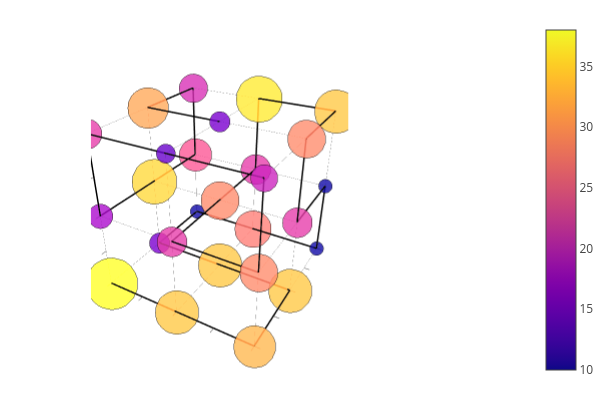

The cell this chart's notebook holds for it:
### Code cell
plot_cube_with_mutations_on_sphere(x, y, z, lx, ly, lz, PATHS[1234], n_mutations_per_position)

### Figure 1 — Plotly figure (JSON) as saved in the notebook; plotly's stock layout.template omitted (floating-point values rounded to 4 significant figures; data arrays with more than 128 entries replaced by an {"elided": "..."} marker saying what was removed)
{"data": [{"colorbar": {"len": 0.9803, "title": "", "x": 0.6634, "y": 0.5}, "legendgroup": "", "line": {"color": "rgba(0, 0, 0, 0.500)", "dash": "solid", "shape": "linear", "width": 0.5}, "mode": "lines", "name": "", "scene": "scene", "showlegend": false, "type": "scatter3d", "x": [0, 2], "xaxis": "x", "y": [0, 0], "yaxis": "y", "z": [0, 0], "zaxis": "z", "zmax": 38, "zmin": 10}, {"colorbar": {"len": 0.9803, "title": "", "x": 0.6634, "y": 0.5}, "legendgroup": "", "line": {"color": "rgba(0, 0, 0, 0.500)", "dash": "solid", "shape": "linear", "width": 0.5}, "mode": "lines", "name": "", "scene": "scene", "showlegend": false, "type": "scatter3d", "x": [0, 0], "xaxis": "x", "y": [0, 2], "yaxis": "y", "z": [0, 0], "zaxis": "z", "zmax": 38, "zmin": 10}, {"colorbar": {"len": 0.9803, "title": "", "x": 0.6634, "y": 0.5}, "legendgroup": "", "line": {"color": "rgba(0, 0, 0, 0.500)", "dash": "solid", "shape": "linear", "width": 0.5}, "mode": "lines", "name": "", "scene": "scene", "showlegend": false, "type": "scatter3d", "x": [0, 0], "xaxis": "x", "y": [0, 0], "yaxis": "y", "z": [0, 2], "zaxis": "z", "zmax": 38, "zmin": 10}, {"colorbar": {"len": 0.9803, "title": "", "x": 0.6634, "y": 0.5}, "legendgroup": "", "line": {"color": "rgba(0, 0, 0, 0.500)", "dash": "solid", "shape": "linear", "width": 0.5}, "mode": "lines", "name": "", "scene": "scene", "showlegend": false, "type": "scatter3d", "x": [0, 2], "xaxis": "x", "y": [0, 0], "yaxis": "y", "z": [1, 1], "zaxis": "z", "zmax": 38, "zmin": 10}, {"colorbar": {"len": 0.9803, "title": "", "x": 0.6634, "y": 0.5}, "legendgroup": "", "line": {"color": "rgba(0, 0, 0, 0.500)", "dash": "solid", "shape": "linear", "width": 0.5}, "mode": "lines", "name": "", "scene": "scene", "showlegend": false, "type": "scatter3d", "x": [0, 0], "xaxis": "x", "y": [0, 2], "yaxis": "y", "z": [1, 1], "zaxis": "z", "zmax": 38, "zmin": 10}, {"colorbar": {"len": 0.9803, "title": "", "x": 0.6634, "y": 0.5}, "legendgroup": "", "line": {"color": "rgba(0, 0, 0, 0.500)", "dash": "solid", "shape": "linear", "width": 0.5}, "mode": "lines", "name": "", "scene": "scene", "showlegend": false, "type": "scatter3d", "x": [0, 0], "xaxis": "x", "y": [1, 1], "yaxis": "y", "z": [0, 2], "zaxis": "z", "zmax": 38, "zmin": 10}, {"colorbar": {"len": 0.9803, "title": "", "x": 0.6634, "y": 0.5}, "legendgroup": "", "line": {"color": "rgba(0, 0, 0, 0.500)", "dash": "solid", "shape": "linear", "width": 0.5}, "mode": "lines", "name": "", "scene": "scene", "showlegend": false, "type": "scatter3d", "x": [0, 2], "xaxis": "x", "y": [0, 0], "yaxis": "y", "z": [2, 2], "zaxis": "z", "zmax": 38, "zmin": 10}, {"colorbar": {"len": 0.9803, "title": "", "x": 0.6634, "y": 0.5}, "legendgroup": "", "line": {"color": "rgba(0, 0, 0, 0.500)", "dash": "solid", "shape": "linear", "width": 0.5}, "mode": "lines", "name": "", "scene": "scene", "showlegend": false, "type": "scatter3d", "x": [0, 0], "xaxis": "x", "y": [0, 2], "yaxis": "y", "z": [2, 2], "zaxis": "z", "zmax": 38, "zmin": 10}, {"colorbar": {"len": 0.9803, "title": "", "x": 0.6634, "y": 0.5}, "legendgroup": "", "line": {"color": "rgba(0, 0, 0, 0.500)", "dash": "solid", "shape": "linear", "width": 0.5}, "mode": "lines", "name": "", "scene": "scene", "showlegend": false, "type": "scatter3d", "x": [0, 0], "xaxis": "x", "y": [2, 2], "yaxis": "y", "z": [0, 2], "zaxis": "z", "zmax": 38, "zmin": 10}, {"colorbar": {"len": 0.9803, "title": "", "x": 0.6634, "y": 0.5}, "legendgroup": "", "line": {"color": "rgba(0, 0, 0, 0.500)", "dash": "solid", "shape": "linear", "width": 0.5}, "mode": "lines", "name": "", "scene": "scene", "showlegend": false, "type": "scatter3d", "x": [0, 2], "xaxis": "x", "y": [1, 1], "yaxis": "y", "z": [0, 0], "zaxis": "z", "zmax": 38, "zmin": 10}, {"colorbar": {"len": 0.9803, "title": "", "x": 0.6634, "y": 0.5}, "legendgroup": "", "line": {"color": "rgba(0, 0, 0, 0.500)", "dash": "solid", "shape": "linear", "width": 0.5}, "mode": "lines", "name": "", "scene": "scene", "showlegend": false, "type": "scatter3d", "x": [1, 1], "xaxis": "x", "y": [0, 2], "yaxis": "y", "z": [0, 0], "zaxis": "z", "zmax": 38, "zmin": 10}, {"colorbar": {"len": 0.9803, "title": "", "x": 0.6634, "y": 0.5}, "legendgroup": "", "line": {"color": "rgba(0, 0, 0, 0.500)", "dash": "solid", "shape": "linear", "width": 0.5}, "mode": "lines", "name": "", "scene": "scene", "showlegend": false, "type": "scatter3d", "x": [1, 1], "xaxis": "x", "y": [0, 0], "yaxis": "y", "z": [0, 2], "zaxis": "z", "zmax": 38, "zmin": 10}, {"colorbar": {"len": 0.9803, "title": "", "x": 0.6634, "y": 0.5}, "legendgroup": "", "line": {"color": "rgba(0, 0, 0, 0.500)", "dash": "solid", "shape": "linear", "width": 0.5}, "mode": "lines", "name": "", "scene": "scene", "showlegend": false, "type": "scatter3d", "x": [0, 2], "xaxis": "x", "y": [1, 1], "yaxis": "y", "z": [1, 1], "zaxis": "z", "zmax": 38, "zmin": 10}, {"colorbar": {"len": 0.9803, "title": "", "x": 0.6634, "y": 0.5}, "legendgroup": "", "line": {"color": "rgba(0, 0, 0, 0.500)", "dash": "solid", "shape": "linear", "width": 0.5}, "mode": "lines", "name": "", "scene": "scene", "showlegend": false, "type": "scatter3d", "x": [1, 1], "xaxis": "x", "y": [0, 2], "yaxis": "y", "z": [1, 1], "zaxis": "z", "zmax": 38, "zmin": 10}, {"colorbar": {"len": 0.9803, "title": "", "x": 0.6634, "y": 0.5}, "legendgroup": "", "line": {"color": "rgba(0, 0, 0, 0.500)", "dash": "solid", "shape": "linear", "width": 0.5}, "mode": "lines", "name": "", "scene": "scene", "showlegend": false, "type": "scatter3d", "x": [1, 1], "xaxis": "x", "y": [1, 1], "yaxis": "y", "z": [0, 2], "zaxis": "z", "zmax": 38, "zmin": 10}, {"colorbar": {"len": 0.9803, "title": "", "x": 0.6634, "y": 0.5}, "legendgroup": "", "line": {"color": "rgba(0, 0, 0, 0.500)", "dash": "solid", "shape": "linear", "width": 0.5}, "mode": "lines", "name": "", "scene": "scene", "showlegend": false, "type": "scatter3d", "x": [0, 2], "xaxis": "x", "y": [1, 1], "yaxis": "y", "z": [2, 2], "zaxis": "z", "zmax": 38, "zmin": 10}, {"colorbar": {"len": 0.9803, "title": "", "x": 0.6634, "y": 0.5}, "legendgroup": "", "line": {"color": "rgba(0, 0, 0, 0.500)", "dash": "solid", "shape": "linear", "width": 0.5}, "mode": "lines", "name": "", "scene": "scene", "showlegend": false, "type": "scatter3d", "x": [1, 1], "xaxis": "x", "y": [0, 2], "yaxis": "y", "z": [2, 2], "zaxis": "z", "zmax": 38, "zmin": 10}, {"colorbar": {"len": 0.9803, "title": "", "x": 0.6634, "y": 0.5}, "legendgroup": "", "line": {"color": "rgba(0, 0, 0, 0.500)", "dash": "solid", "shape": "linear", "width": 0.5}, "mode": "lines", "name": "", "scene": "scene", "showlegend": false, "type": "scatter3d", "x": [1, 1], "xaxis": "x", "y": [2, 2], "yaxis": "y", "z": [0, 2], "zaxis": "z", "zmax": 38, "zmin": 10}, {"colorbar": {"len": 0.9803, "title": "", "x": 0.6634, "y": 0.5}, "legendgroup": "", "line": {"color": "rgba(0, 0, 0, 0.500)", "dash": "solid", "shape": "linear", "width": 0.5}, "mode": "lines", "name": "", "scene": "scene", "showlegend": false, "type": "scatter3d", "x": [0, 2], "xaxis": "x", "y": [2, 2], "yaxis": "y", "z": [0, 0], "zaxis": "z", "zmax": 38, "zmin": 10}, {"colorbar": {"len": 0.9803, "title": "", "x": 0.6634, "y": 0.5}, "legendgroup": "", "line": {"color": "rgba(0, 0, 0, 0.500)", "dash": "solid", "shape": "linear", "width": 0.5}, "mode": "lines", "name": "", "scene": "scene", "showlegend": false, "type": "scatter3d", "x": [2, 2], "xaxis": "x", "y": [0, 2], "yaxis": "y", "z": [0, 0], "zaxis": "z", "zmax": 38, "zmin": 10}, {"colorbar": {"len": 0.9803, "title": "", "x": 0.6634, "y": 0.5}, "legendgroup": "", "line": {"color": "rgba(0, 0, 0, 0.500)", "dash": "solid", "shape": "linear", "width": 0.5}, "mode": "lines", "name": "", "scene": "scene", "showlegend": false, "type": "scatter3d", "x": [2, 2], "xaxis": "x", "y": [0, 0], "yaxis": "y", "z": [0, 2], "zaxis": "z", "zmax": 38, "zmin": 10}, {"colorbar": {"len": 0.9803, "title": "", "x": 0.6634, "y": 0.5}, "legendgroup": "", "line": {"color": "rgba(0, 0, 0, 0.500)", "dash": "solid", "shape": "linear", "width": 0.5}, "mode": "lines", "name": "", "scene": "scene", "showlegend": false, "type": "scatter3d", "x": [0, 2], "xaxis": "x", "y": [2, 2], "yaxis": "y", "z": [1, 1], "zaxis": "z", "zmax": 38, "zmin": 10}, {"colorbar": {"len": 0.9803, "title": "", "x": 0.6634, "y": 0.5}, "legendgroup": "", "line": {"color": "rgba(0, 0, 0, 0.500)", "dash": "solid", "shape": "linear", "width": 0.5}, "mode": "lines", "name": "", "scene": "scene", "showlegend": false, "type": "scatter3d", "x": [2, 2], "xaxis": "x", "y": [0, 2], "yaxis": "y", "z": [1, 1], "zaxis": "z", "zmax": 38, "zmin": 10}, {"colorbar": {"len": 0.9803, "title": "", "x": 0.6634, "y": 0.5}, "legendgroup": "", "line": {"color": "rgba(0, 0, 0, 0.500)", "dash": "solid", "shape": "linear", "width": 0.5}, "mode": "lines", "name": "", "scene": "scene", "showlegend": false, "type": "scatter3d", "x": [2, 2], "xaxis": "x", "y": [1, 1], "yaxis": "y", "z": [0, 2], "zaxis": "z", "zmax": 38, "zmin": 10}, {"colorbar": {"len": 0.9803, "title": "", "x": 0.6634, "y": 0.5}, "legendgroup": "", "line": {"color": "rgba(0, 0, 0, 0.500)", "dash": "solid", "shape": "linear", "width": 0.5}, "mode": "lines", "name": "", "scene": "scene", "showlegend": false, "type": "scatter3d", "x": [0, 2], "xaxis": "x", "y": [2, 2], "yaxis": "y", "z": [2, 2], "zaxis": "z", "zmax": 38, "zmin": 10}, {"colorbar": {"len": 0.9803, "title": "", "x": 0.6634, "y": 0.5}, "legendgroup": "", "line": {"color": "rgba(0, 0, 0, 0.500)", "dash": "solid", "shape": "linear", "width": 0.5}, "mode": "lines", "name": "", "scene": "scene", "showlegend": false, "type": "scatter3d", "x": [2, 2], "xaxis": "x", "y": [0, 2], "yaxis": "y", "z": [2, 2], "zaxis": "z", "zmax": 38, "zmin": 10}, {"colorbar": {"len": 0.9803, "title": "", "x": 0.6634, "y": 0.5}, "legendgroup": "", "line": {"color": "rgba(0, 0, 0, 0.500)", "dash": "solid", "shape": "linear", "width": 0.5}, "mode": "lines", "name": "", "scene": "scene", "showlegend": false, "type": "scatter3d", "x": [2, 2], "xaxis": "x", "y": [2, 2], "yaxis": "y", "z": [0, 2], "zaxis": "z", "zmax": 38, "zmin": 10}, {"colorbar": {"len": 0.9803, "title": "", "x": 0.6634, "y": 0.5}, "legendgroup": "", "line": {"color": "rgba(0, 0, 0, 1.000)", "dash": "solid", "shape": "linear", "width": 3}, "mode": "lines", "name": "", "scene": "scene", "showlegend": false, "type": "scatter3d", "x": [0, 1], "xaxis": "x", "y": [0, 0], "yaxis": "y", "z": [0, 0], "zaxis": "z", "zmax": 38, "zmin": 10}, {"colorbar": {"len": 0.9803, "title": "", "x": 0.6634, "y": 0.5}, "legendgroup": "", "line": {"color": "rgba(0, 0, 0, 1.000)", "dash": "solid", "shape": "linear", "width": 3}, "mode": "lines", "name": "", "scene": "scene", "showlegend": false, "type": "scatter3d", "x": [1, 2], "xaxis": "x", "y": [0, 0], "yaxis": "y", "z": [0, 0], "zaxis": "z", "zmax": 38, "zmin": 10}, {"colorbar": {"len": 0.9803, "title": "", "x": 0.6634, "y": 0.5}, "legendgroup": "", "line": {"color": "rgba(0, 0, 0, 1.000)", "dash": "solid", "shape": "linear", "width": 3}, "mode": "lines", "name": "", "scene": "scene", "showlegend": false, "type": "scatter3d", "x": [2, 2], "xaxis": "x", "y": [0, 1], "yaxis": "y", "z": [0, 0], "zaxis": "z", "zmax": 38, "zmin": 10}, {"colorbar": {"len": 0.9803, "title": "", "x": 0.6634, "y": 0.5}, "legendgroup": "", "line": {"color": "rgba(0, 0, 0, 1.000)", "dash": "solid", "shape": "linear", "width": 3}, "mode": "lines", "name": "", "scene": "scene", "showlegend": false, "type": "scatter3d", "x": [2, 1], "xaxis": "x", "y": [1, 1], "yaxis": "y", "z": [0, 0], "zaxis": "z", "zmax": 38, "zmin": 10}, {"colorbar": {"len": 0.9803, "title": "", "x": 0.6634, "y": 0.5}, "legendgroup": "", "line": {"color": "rgba(0, 0, 0, 1.000)", "dash": "solid", "shape": "linear", "width": 3}, "mode": "lines", "name": "", "scene": "scene", "showlegend": false, "type": "scatter3d", "x": [1, 0], "xaxis": "x", "y": [1, 1], "yaxis": "y", "z": [0, 0], "zaxis": "z", "zmax": 38, "zmin": 10}, {"colorbar": {"len": 0.9803, "title": "", "x": 0.6634, "y": 0.5}, "legendgroup": "", "line": {"color": "rgba(0, 0, 0, 1.000)", "dash": "solid", "shape": "linear", "width": 3}, "mode": "lines", "name": "", "scene": "scene", "showlegend": false, "type": "scatter3d", "x": [0, 0], "xaxis": "x", "y": [1, 2], "yaxis": "y", "z": [0, 0], "zaxis": "z", "zmax": 38, "zmin": 10}, {"colorbar": {"len": 0.9803, "title": "", "x": 0.6634, "y": 0.5}, "legendgroup": "", "line": {"color": "rgba(0, 0, 0, 1.000)", "dash": "solid", "shape": "linear", "width": 3}, "mode": "lines", "name": "", "scene": "scene", "showlegend": false, "type": "scatter3d", "x": [0, 1], "xaxis": "x", "y": [2, 2], "yaxis": "y", "z": [0, 0], "zaxis": "z", "zmax": 38, "zmin": 10}, {"colorbar": {"len": 0.9803, "title": "", "x": 0.6634, "y": 0.5}, "legendgroup": "", "line": {"color": "rgba(0, 0, 0, 1.000)", "dash": "solid", "shape": "linear", "width": 3}, "mode": "lines", "name": "", "scene": "scene", "showlegend": false, "type": "scatter3d", "x": [1, 2], "xaxis": "x", "y": [2, 2], "yaxis": "y", "z": [0, 0], "zaxis": "z", "zmax": 38, "zmin": 10}, {"colorbar": {"len": 0.9803, "title": "", "x": 0.6634, "y": 0.5}, "legendgroup": "", "line": {"color": "rgba(0, 0, 0, 1.000)", "dash": "solid", "shape": "linear", "width": 3}, "mode": "lines", "name": "", "scene": "scene", "showlegend": false, "type": "scatter3d", "x": [2, 2], "xaxis": "x", "y": [2, 2], "yaxis": "y", "z": [0, 1], "zaxis": "z", "zmax": 38, "zmin": 10}, {"colorbar": {"len": 0.9803, "title": "", "x": 0.6634, "y": 0.5}, "legendgroup": "", "line": {"color": "rgba(0, 0, 0, 1.000)", "dash": "solid", "shape": "linear", "width": 3}, "mode": "lines", "name": "", "scene": "scene", "showlegend": false, "type": "scatter3d", "x": [2, 2], "xaxis": "x", "y": [2, 1], "yaxis": "y", "z": [1, 1], "zaxis": "z", "zmax": 38, "zmin": 10}, {"colorbar": {"len": 0.9803, "title": "", "x": 0.6634, "y": 0.5}, "legendgroup": "", "line": {"color": "rgba(0, 0, 0, 1.000)", "dash": "solid", "shape": "linear", "width": 3}, "mode": "lines", "name": "", "scene": "scene", "showlegend": false, "type": "scatter3d", "x": [2, 2], "xaxis": "x", "y": [1, 1], "yaxis": "y", "z": [1, 2], "zaxis": "z", "zmax": 38, "zmin": 10}, {"colorbar": {"len": 0.9803, "title": "", "x": 0.6634, "y": 0.5}, "legendgroup": "", "line": {"color": "rgba(0, 0, 0, 1.000)", "dash": "solid", "shape": "linear", "width": 3}, "mode": "lines", "name": "", "scene": "scene", "showlegend": false, "type": "scatter3d", "x": [2, 2], "xaxis": "x", "y": [1, 2], "yaxis": "y", "z": [2, 2], "zaxis": "z", "zmax": 38, "zmin": 10}, {"colorbar": {"len": 0.9803, "title": "", "x": 0.6634, "y": 0.5}, "legendgroup": "", "line": {"color": "rgba(0, 0, 0, 1.000)", "dash": "solid", "shape": "linear", "width": 3}, "mode": "lines", "name": "", "scene": "scene", "showlegend": false, "type": "scatter3d", "x": [2, 1], "xaxis": "x", "y": [2, 2], "yaxis": "y", "z": [2, 2], "zaxis": "z", "zmax": 38, "zmin": 10}, {"colorbar": {"len": 0.9803, "title": "", "x": 0.6634, "y": 0.5}, "legendgroup": "", "line": {"color": "rgba(0, 0, 0, 1.000)", "dash": "solid", "shape": "linear", "width": 3}, "mode": "lines", "name": "", "scene": "scene", "showlegend": false, "type": "scatter3d", "x": [1, 1], "xaxis": "x", "y": [2, 2], "yaxis": "y", "z": [2, 1], "zaxis": "z", "zmax": 38, "zmin": 10}, {"colorbar": {"len": 0.9803, "title": "", "x": 0.6634, "y": 0.5}, "legendgroup": "", "line": {"color": "rgba(0, 0, 0, 1.000)", "dash": "solid", "shape": "linear", "width": 3}, "mode": "lines", "name": "", "scene": "scene", "showlegend": false, "type": "scatter3d", "x": [1, 1], "xaxis": "x", "y": [2, 1], "yaxis": "y", "z": [1, 1], "zaxis": "z", "zmax": 38, "zmin": 10}, {"colorbar": {"len": 0.9803, "title": "", "x": 0.6634, "y": 0.5}, "legendgroup": "", "line": {"color": "rgba(0, 0, 0, 1.000)", "dash": "solid", "shape": "linear", "width": 3}, "mode": "lines", "name": "", "scene": "scene", "showlegend": false, "type": "scatter3d", "x": [1, 1], "xaxis": "x", "y": [1, 0], "yaxis": "y", "z": [1, 1], "zaxis": "z", "zmax": 38, "zmin": 10}, {"colorbar": {"len": 0.9803, "title": "", "x": 0.6634, "y": 0.5}, "legendgroup": "", "line": {"color": "rgba(0, 0, 0, 1.000)", "dash": "solid", "shape": "linear", "width": 3}, "mode": "lines", "name": "", "scene": "scene", "showlegend": false, "type": "scatter3d", "x": [1, 2], "xaxis": "x", "y": [0, 0], "yaxis": "y", "z": [1, 1], "zaxis": "z", "zmax": 38, "zmin": 10}, {"colorbar": {"len": 0.9803, "title": "", "x": 0.6634, "y": 0.5}, "legendgroup": "", "line": {"color": "rgba(0, 0, 0, 1.000)", "dash": "solid", "shape": "linear", "width": 3}, "mode": "lines", "name": "", "scene": "scene", "showlegend": false, "type": "scatter3d", "x": [2, 2], "xaxis": "x", "y": [0, 0], "yaxis": "y", "z": [1, 2], "zaxis": "z", "zmax": 38, "zmin": 10}, {"colorbar": {"len": 0.9803, "title": "", "x": 0.6634, "y": 0.5}, "legendgroup": "", "line": {"color": "rgba(0, 0, 0, 1.000)", "dash": "solid", "shape": "linear", "width": 3}, "mode": "lines", "name": "", "scene": "scene", "showlegend": false, "type": "scatter3d", "x": [2, 1], "xaxis": "x", "y": [0, 0], "yaxis": "y", "z": [2, 2], "zaxis": "z", "zmax": 38, "zmin": 10}, {"colorbar": {"len": 0.9803, "title": "", "x": 0.6634, "y": 0.5}, "legendgroup": "", "line": {"color": "rgba(0, 0, 0, 1.000)", "dash": "solid", "shape": "linear", "width": 3}, "mode": "lines", "name": "", "scene": "scene", "showlegend": false, "type": "scatter3d", "x": [1, 0], "xaxis": "x", "y": [0, 0], "yaxis": "y", "z": [2, 2], "zaxis": "z", "zmax": 38, "zmin": 10}, {"colorbar": {"len": 0.9803, "title": "", "x": 0.6634, "y": 0.5}, "legendgroup": "", "line": {"color": "rgba(0, 0, 0, 1.000)", "dash": "solid", "shape": "linear", "width": 3}, "mode": "lines", "name": "", "scene": "scene", "showlegend": false, "type": "scatter3d", "x": [0, 0], "xaxis": "x", "y": [0, 0], "yaxis": "y", "z": [2, 1], "zaxis": "z", "zmax": 38, "zmin": 10}, {"colorbar": {"len": 0.9803, "title": "", "x": 0.6634, "y": 0.5}, "legendgroup": "", "line": {"color": "rgba(0, 0, 0, 1.000)", "dash": "solid", "shape": "linear", "width": 3}, "mode": "lines", "name": "", "scene": "scene", "showlegend": false, "type": "scatter3d", "x": [0, 0], "xaxis": "x", "y": [0, 1], "yaxis": "y", "z": [1, 1], "zaxis": "z", "zmax": 38, "zmin": 10}, {"colorbar": {"len": 0.9803, "title": "", "x": 0.6634, "y": 0.5}, "legendgroup": "", "line": {"color": "rgba(0, 0, 0, 1.000)", "dash": "solid", "shape": "linear", "width": 3}, "mode": "lines", "name": "", "scene": "scene", "showlegend": false, "type": "scatter3d", "x": [0, 0], "xaxis": "x", "y": [1, 2], "yaxis": "y", "z": [1, 1], "zaxis": "z", "zmax": 38, "zmin": 10}, {"colorbar": {"len": 0.9803, "title": "", "x": 0.6634, "y": 0.5}, "legendgroup": "", "line": {"color": "rgba(0, 0, 0, 1.000)", "dash": "solid", "shape": "linear", "width": 3}, "mode": "lines", "name": "", "scene": "scene", "showlegend": false, "type": "scatter3d", "x": [0, 0], "xaxis": "x", "y": [2, 2], "yaxis": "y", "z": [1, 2], "zaxis": "z", "zmax": 38, "zmin": 10}, {"colorbar": {"len": 0.9803, "title": "", "x": 0.6634, "y": 0.5}, "legendgroup": "", "line": {"color": "rgba(0, 0, 0, 1.000)", "dash": "solid", "shape": "linear", "width": 3}, "mode": "lines", "name": "", "scene": "scene", "showlegend": false, "type": "scatter3d", "x": [0, 0], "xaxis": "x", "y": [2, 1], "yaxis": "y", "z": [2, 2], "zaxis": "z", "zmax": 38, "zmin": 10}, {"colorbar": {"len": 0.9803, "title": "", "x": 0.6634, "y": 0.5}, "legendgroup": "", "line": {"color": "rgba(0, 0, 0, 1.000)", "dash": "solid", "shape": "linear", "width": 3}, "mode": "lines", "name": "", "scene": "scene", "showlegend": false, "type": "scatter3d", "x": [0, 1], "xaxis": "x", "y": [1, 1], "yaxis": "y", "z": [2, 2], "zaxis": "z", "zmax": 38, "zmin": 10}, {"colorbar": {"len": 0.9803, "title": "", "x": 0.6634, "y": 0.5}, "hoverinfo": "text", "legendgroup": "", "marker": {"color": "rgba(240, 249, 33, 0.800)", "line": {"color": "rgba(0, 0, 0, 0.800)", "width": 0.5}, "size": 30, "symbol": "circle"}, "mode": "markers", "name": "", "scene": "scene", "showlegend": false, "text": [15], "type": "scatter3d", "x": [0], "xaxis": "x", "y": [0], "yaxis": "y", "z": [0], "zaxis": "z", "zmax": 38, "zmin": 10}, {"colorbar": {"len": 0.9803, "title": "", "x": 0.6634, "y": 0.5}, "hoverinfo": "text", "legendgroup": "", "marker": {"color": "rgba(251, 161, 57, 0.800)", "line": {"color": "rgba(0, 0, 0, 0.800)", "width": 0.5}, "size": 25.26, "symbol": "circle"}, "mode": "markers", "name": "", "scene": "scene", "showlegend": false, "text": [12.63], "type": "scatter3d", "x": [1], "xaxis": "x", "y": [0], "yaxis": "y", "z": [0], "zaxis": "z", "zmax": 38, "zmin": 10}, {"colorbar": {"len": 0.9803, "title": "", "x": 0.6634, "y": 0.5}, "hoverinfo": "text", "legendgroup": "", "marker": {"color": "rgba(248, 148, 65, 0.800)", "line": {"color": "rgba(0, 0, 0, 0.800)", "width": 0.5}, "size": 24.47, "symbol": "circle"}, "mode": "markers", "name": "", "scene": "scene", "showlegend": false, "text": [12.24], "type": "scatter3d", "x": [2], "xaxis": "x", "y": [0], "yaxis": "y", "z": [0], "zaxis": "z", "zmax": 38, "zmin": 10}, {"colorbar": {"len": 0.9803, "title": "", "x": 0.6634, "y": 0.5}, "hoverinfo": "text", "legendgroup": "", "marker": {"color": "rgba(98, 0, 167, 0.800)", "line": {"color": "rgba(0, 0, 0, 0.800)", "width": 0.5}, "size": 11.84, "symbol": "circle"}, "mode": "markers", "name": "", "scene": "scene", "showlegend": false, "text": [5.921], "type": "scatter3d", "x": [0], "xaxis": "x", "y": [1], "yaxis": "y", "z": [0], "zaxis": "z", "zmax": 38, "zmin": 10}, {"colorbar": {"len": 0.9803, "title": "", "x": 0.6634, "y": 0.5}, "hoverinfo": "text", "legendgroup": "", "marker": {"color": "rgba(251, 161, 57, 0.800)", "line": {"color": "rgba(0, 0, 0, 0.800)", "width": 0.5}, "size": 25.26, "symbol": "circle"}, "mode": "markers", "name": "", "scene": "scene", "showlegend": false, "text": [12.63], "type": "scatter3d", "x": [1], "xaxis": "x", "y": [1], "yaxis": "y", "z": [0], "zaxis": "z", "zmax": 38, "zmin": 10}, {"colorbar": {"len": 0.9803, "title": "", "x": 0.6634, "y": 0.5}, "hoverinfo": "text", "legendgroup": "", "marker": {"color": "rgba(251, 161, 57, 0.800)", "line": {"color": "rgba(0, 0, 0, 0.800)", "width": 0.5}, "size": 25.26, "symbol": "circle"}, "mode": "markers", "name": "", "scene": "scene", "showlegend": false, "text": [12.63], "type": "scatter3d", "x": [2], "xaxis": "x", "y": [1], "yaxis": "y", "z": [0], "zaxis": "z", "zmax": 38, "zmin": 10}, {"colorbar": {"len": 0.9803, "title": "", "x": 0.6634, "y": 0.5}, "hoverinfo": "text", "legendgroup": "", "marker": {"color": "rgba(13, 8, 135, 0.800)", "line": {"color": "rgba(0, 0, 0, 0.800)", "width": 0.5}, "size": 7.895, "symbol": "circle"}, "mode": "markers", "name": "", "scene": "scene", "showlegend": false, "text": [3.947], "type": "scatter3d", "x": [0], "xaxis": "x", "y": [2], "yaxis": "y", "z": [0], "zaxis": "z", "zmax": 38, "zmin": 10}, {"colorbar": {"len": 0.9803, "title": "", "x": 0.6634, "y": 0.5}, "hoverinfo": "text", "legendgroup": "", "marker": {"color": "rgba(226, 102, 96, 0.800)", "line": {"color": "rgba(0, 0, 0, 0.800)", "width": 0.5}, "size": 21.32, "symbol": "circle"}, "mode": "markers", "name": "", "scene": "scene", "showlegend": false, "text": [10.66], "type": "scatter3d", "x": [1], "xaxis": "x", "y": [2], "yaxis": "y", "z": [0], "zaxis": "z", "zmax": 38, "zmin": 10}, {"colorbar": {"len": 0.9803, "title": "", "x": 0.6634, "y": 0.5}, "hoverinfo": "text", "legendgroup": "", "marker": {"color": "rgba(13, 8, 135, 0.800)", "line": {"color": "rgba(0, 0, 0, 0.800)", "width": 0.5}, "size": 7.895, "symbol": "circle"}, "mode": "markers", "name": "", "scene": "scene", "showlegend": false, "text": [3.947], "type": "scatter3d", "x": [2], "xaxis": "x", "y": [2], "yaxis": "y", "z": [0], "zaxis": "z", "zmax": 38, "zmin": 10}, {"colorbar": {"len": 0.9803, "title": "", "x": 0.6634, "y": 0.5}, "hoverinfo": "text", "legendgroup": "", "marker": {"color": "rgba(139, 10, 165, 0.800)", "line": {"color": "rgba(0, 0, 0, 0.800)", "width": 0.5}, "size": 14.21, "symbol": "circle"}, "mode": "markers", "name": "", "scene": "scene", "showlegend": false, "text": [7.105], "type": "scatter3d", "x": [0], "xaxis": "x", "y": [0], "yaxis": "y", "z": [1], "zaxis": "z", "zmax": 38, "zmin": 10}, {"colorbar": {"len": 0.9803, "title": "", "x": 0.6634, "y": 0.5}, "hoverinfo": "text", "legendgroup": "", "marker": {"color": "rgba(185, 50, 137, 0.800)", "line": {"color": "rgba(0, 0, 0, 0.800)", "width": 0.5}, "size": 17.37, "symbol": "circle"}, "mode": "markers", "name": "", "scene": "scene", "showlegend": false, "text": [8.684], "type": "scatter3d", "x": [1], "xaxis": "x", "y": [0], "yaxis": "y", "z": [1], "zaxis": "z", "zmax": 38, "zmin": 10}, {"colorbar": {"len": 0.9803, "title": "", "x": 0.6634, "y": 0.5}, "hoverinfo": "text", "legendgroup": "", "marker": {"color": "rgba(233, 113, 88, 0.800)", "line": {"color": "rgba(0, 0, 0, 0.800)", "width": 0.5}, "size": 22.11, "symbol": "circle"}, "mode": "markers", "name": "", "scene": "scene", "showlegend": false, "text": [11.05], "type": "scatter3d", "x": [2], "xaxis": "x", "y": [0], "yaxis": "y", "z": [1], "zaxis": "z", "zmax": 38, "zmin": 10}, {"colorbar": {"len": 0.9803, "title": "", "x": 0.6634, "y": 0.5}, "hoverinfo": "text", "legendgroup": "", "marker": {"color": "rgba(253, 174, 49, 0.800)", "line": {"color": "rgba(0, 0, 0, 0.800)", "width": 0.5}, "size": 26.05, "symbol": "circle"}, "mode": "markers", "name": "", "scene": "scene", "showlegend": false, "text": [13.03], "type": "scatter3d", "x": [0], "xaxis": "x", "y": [1], "yaxis": "y", "z": [1], "zaxis": "z", "zmax": 38, "zmin": 10}, {"colorbar": {"len": 0.9803, "title": "", "x": 0.6634, "y": 0.5}, "hoverinfo": "text", "legendgroup": "", "marker": {"color": "rgba(233, 113, 88, 0.800)", "line": {"color": "rgba(0, 0, 0, 0.800)", "width": 0.5}, "size": 22.11, "symbol": "circle"}, "mode": "markers", "name": "", "scene": "scene", "showlegend": false, "text": [11.05], "type": "scatter3d", "x": [1], "xaxis": "x", "y": [1], "yaxis": "y", "z": [1], "zaxis": "z", "zmax": 38, "zmin": 10}, {"colorbar": {"len": 0.9803, "title": "", "x": 0.6634, "y": 0.5}, "hoverinfo": "text", "legendgroup": "", "marker": {"color": "rgba(185, 50, 137, 0.800)", "line": {"color": "rgba(0, 0, 0, 0.800)", "width": 0.5}, "size": 17.37, "symbol": "circle"}, "mode": "markers", "name": "", "scene": "scene", "showlegend": false, "text": [8.684], "type": "scatter3d", "x": [2], "xaxis": "x", "y": [1], "yaxis": "y", "z": [1], "zaxis": "z", "zmax": 38, "zmin": 10}, {"colorbar": {"len": 0.9803, "title": "", "x": 0.6634, "y": 0.5}, "hoverinfo": "text", "legendgroup": "", "marker": {"color": "rgba(203, 71, 120, 0.800)", "line": {"color": "rgba(0, 0, 0, 0.800)", "width": 0.5}, "size": 18.95, "symbol": "circle"}, "mode": "markers", "name": "", "scene": "scene", "showlegend": false, "text": [9.474], "type": "scatter3d", "x": [0], "xaxis": "x", "y": [2], "yaxis": "y", "z": [1], "zaxis": "z", "zmax": 38, "zmin": 10}, {"colorbar": {"len": 0.9803, "title": "", "x": 0.6634, "y": 0.5}, "hoverinfo": "text", "legendgroup": "", "marker": {"color": "rgba(185, 50, 137, 0.800)", "line": {"color": "rgba(0, 0, 0, 0.800)", "width": 0.5}, "size": 17.37, "symbol": "circle"}, "mode": "markers", "name": "", "scene": "scene", "showlegend": false, "text": [8.684], "type": "scatter3d", "x": [1], "xaxis": "x", "y": [2], "yaxis": "y", "z": [1], "zaxis": "z", "zmax": 38, "zmin": 10}, {"colorbar": {"len": 0.9803, "title": "", "x": 0.6634, "y": 0.5}, "hoverinfo": "text", "legendgroup": "", "marker": {"color": "rgba(13, 8, 135, 0.800)", "line": {"color": "rgba(0, 0, 0, 0.800)", "width": 0.5}, "size": 7.895, "symbol": "circle"}, "mode": "markers", "name": "", "scene": "scene", "showlegend": false, "text": [3.947], "type": "scatter3d", "x": [2], "xaxis": "x", "y": [2], "yaxis": "y", "z": [1], "zaxis": "z", "zmax": 38, "zmin": 10}, {"colorbar": {"len": 0.9803, "title": "", "x": 0.6634, "y": 0.5}, "hoverinfo": "text", "legendgroup": "", "marker": {"color": "rgba(185, 50, 137, 0.800)", "line": {"color": "rgba(0, 0, 0, 0.800)", "width": 0.5}, "size": 17.37, "symbol": "circle"}, "mode": "markers", "name": "", "scene": "scene", "showlegend": false, "text": [8.684], "type": "scatter3d", "x": [0], "xaxis": "x", "y": [0], "yaxis": "y", "z": [2], "zaxis": "z", "zmax": 38, "zmin": 10}, {"colorbar": {"len": 0.9803, "title": "", "x": 0.6634, "y": 0.5}, "hoverinfo": "text", "legendgroup": "", "marker": {"color": "rgba(84, 2, 163, 0.800)", "line": {"color": "rgba(0, 0, 0, 0.800)", "width": 0.5}, "size": 11.05, "symbol": "circle"}, "mode": "markers", "name": "", "scene": "scene", "showlegend": false, "text": [5.526], "type": "scatter3d", "x": [1], "xaxis": "x", "y": [0], "yaxis": "y", "z": [2], "zaxis": "z", "zmax": 38, "zmin": 10}, {"colorbar": {"len": 0.9803, "title": "", "x": 0.6634, "y": 0.5}, "hoverinfo": "text", "legendgroup": "", "marker": {"color": "rgba(164, 30, 153, 0.800)", "line": {"color": "rgba(0, 0, 0, 0.800)", "width": 0.5}, "size": 15.79, "symbol": "circle"}, "mode": "markers", "name": "", "scene": "scene", "showlegend": false, "text": [7.895], "type": "scatter3d", "x": [2], "xaxis": "x", "y": [0], "yaxis": "y", "z": [2], "zaxis": "z", "zmax": 38, "zmin": 10}, {"colorbar": {"len": 0.9803, "title": "", "x": 0.6634, "y": 0.5}, "hoverinfo": "text", "legendgroup": "", "marker": {"color": "rgba(244, 136, 73, 0.800)", "line": {"color": "rgba(0, 0, 0, 0.800)", "width": 0.5}, "size": 23.68, "symbol": "circle"}, "mode": "markers", "name": "", "scene": "scene", "showlegend": false, "text": [11.84], "type": "scatter3d", "x": [0], "xaxis": "x", "y": [1], "yaxis": "y", "z": [2], "zaxis": "z", "zmax": 38, "zmin": 10}, {"colorbar": {"len": 0.9803, "title": "", "x": 0.6634, "y": 0.5}, "hoverinfo": "text", "legendgroup": "", "marker": {"color": "rgba(98, 0, 167, 0.800)", "line": {"color": "rgba(0, 0, 0, 0.800)", "width": 0.5}, "size": 11.84, "symbol": "circle"}, "mode": "markers", "name": "", "scene": "scene", "showlegend": false, "text": [5.921], "type": "scatter3d", "x": [1], "xaxis": "x", "y": [1], "yaxis": "y", "z": [2], "zaxis": "z", "zmax": 38, "zmin": 10}, {"colorbar": {"len": 0.9803, "title": "", "x": 0.6634, "y": 0.5}, "hoverinfo": "text", "legendgroup": "", "marker": {"color": "rgba(233, 113, 88, 0.800)", "line": {"color": "rgba(0, 0, 0, 0.800)", "width": 0.5}, "size": 22.11, "symbol": "circle"}, "mode": "markers", "name": "", "scene": "scene", "showlegend": false, "text": [11.05], "type": "scatter3d", "x": [2], "xaxis": "x", "y": [1], "yaxis": "y", "z": [2], "zaxis": "z", "zmax": 38, "zmin": 10}, {"colorbar": {"len": 0.9803, "title": "", "x": 0.6634, "y": 0.5}, "hoverinfo": "text", "legendgroup": "", "marker": {"color": "rgba(175, 40, 146, 0.800)", "line": {"color": "rgba(0, 0, 0, 0.800)", "width": 0.5}, "size": 16.58, "symbol": "circle"}, "mode": "markers", "name": "", "scene": "scene", "showlegend": false, "text": [8.289], "type": "scatter3d", "x": [0], "xaxis": "x", "y": [2], "yaxis": "y", "z": [2], "zaxis": "z", "zmax": 38, "zmin": 10}, {"colorbar": {"len": 0.9803, "title": "", "x": 0.6634, "y": 0.5}, "hoverinfo": "text", "legendgroup": "", "marker": {"color": "rgba(254, 188, 43, 0.800)", "line": {"color": "rgba(0, 0, 0, 0.800)", "width": 0.5}, "size": 26.84, "symbol": "circle"}, "mode": "markers", "name": "", "scene": "scene", "showlegend": false, "text": [13.42], "type": "scatter3d", "x": [1], "xaxis": "x", "y": [2], "yaxis": "y", "z": [2], "zaxis": "z", "zmax": 38, "zmin": 10}, {"colorbar": {"len": 0.9803, "title": "", "x": 0.6634, "y": 0.5}, "hoverinfo": "text", "legendgroup": "", "marker": {"color": "rgba(251, 161, 57, 0.800)", "line": {"color": "rgba(0, 0, 0, 0.800)", "width": 0.5}, "size": 25.26, "symbol": "circle"}, "mode": "markers", "name": "", "scene": "scene", "showlegend": false, "text": [12.63], "type": "scatter3d", "x": [2], "xaxis": "x", "y": [2], "yaxis": "y", "z": [2], "zaxis": "z", "zmax": 38, "zmin": 10}, {"colorbar": {"len": 0.9803, "title": "", "x": 0.6634, "y": 0.5}, "hoverinfo": "none", "marker": {"cmax": 38, "cmin": 10, "color": [0.5], "colorscale": {"elided": "256x2 mixed values"}, "opacity": 1e-10, "showscale": true, "size": 1e-10}, "mode": "markers", "name": "", "scene": "scene", "showlegend": false, "type": "scatter3d", "x": [0], "xaxis": "x", "y": [0], "yaxis": "y", "z": [0], "zaxis": "z", "zmax": 38, "zmin": 10}], "layout": {"annotations": [], "height": 400, "legend": {"bgcolor": "rgba(255, 255, 255, 1.000)", "bordercolor": "rgba(0, 0, 0, 1.000)", "borderwidth": 1, "font": {"color": "rgba(0, 0, 0, 1.000)", "family": "sans-serif", "size": 11}, "title": {"font": {"color": "rgba(0, 0, 0, 1.000)", "family": "sans-serif", "size": 15}, "text": ""}, "tracegroupgap": 0, "traceorder": "normal", "x": 1, "xanchor": "auto", "y": 1, "yanchor": "auto"}, "margin": {"b": 20, "l": 0, "r": 0, "t": 20}, "paper_bgcolor": "rgba(255, 255, 255, 1.000)", "plot_bgcolor": "rgba(255, 255, 255, 1.000)", "scene": {"camera": {"eye": {"x": 1.126, "y": -1.95, "z": 1.3}, "projection": "orthographic"}, "domain": {"x": [0.1732, 0.6634], "y": [0.009843, 0.9902]}, "xaxis": {"gridcolor": "rgba(0, 0, 0, 0.100)", "gridwidth": 0.5, "linecolor": "rgba(0, 0, 0, 1.000)", "mirror": false, "range": [0, 2], "showgrid": false, "showline": false, "showticklabels": false, "tickangle": 0, "ticks": "inside", "title": "", "type": "-", "visible": true, "zeroline": false, "zerolinecolor": "rgba(0, 0, 0, 1.000)"}, "yaxis": {"gridcolor": "rgba(0, 0, 0, 0.100)", "gridwidth": 0.5, "linecolor": "rgba(0, 0, 0, 1.000)", "mirror": false, "range": [0, 2], "showgrid": false, "showline": false, "showticklabels": false, "tickangle": 0, "ticks": "inside", "title": "", "type": "-", "visible": true, "zeroline": false, "zerolinecolor": "rgba(0, 0, 0, 1.000)"}, "zaxis": {"gridcolor": "rgba(0, 0, 0, 0.100)", "gridwidth": 0.5, "linecolor": "rgba(0, 0, 0, 1.000)", "mirror": false, "range": [0, 2], "showgrid": false, "showline": false, "showticklabels": false, "tickangle": 0, "ticks": "inside", "title": "", "type": "-", "visible": true, "zeroline": false, "zerolinecolor": "rgba(0, 0, 0, 1.000)"}}, "showlegend": true, "width": 600}}
